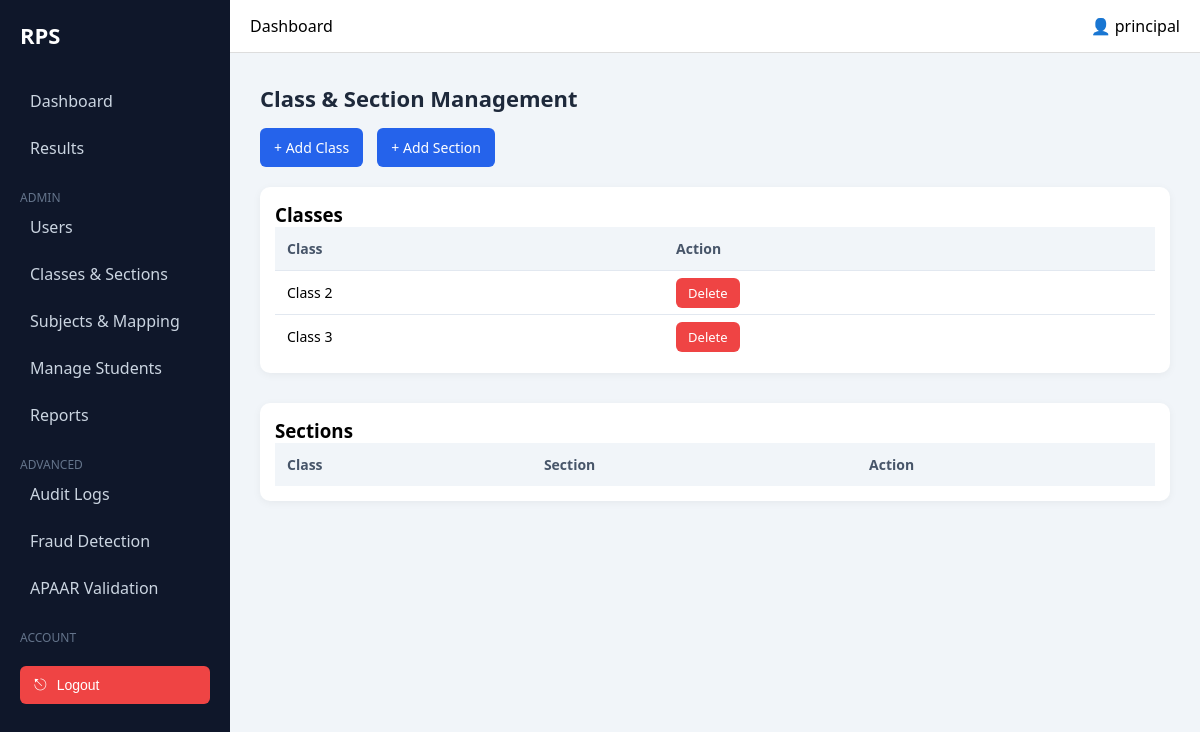
Before: /dashboard/academics/ (signed in) with the older database file.
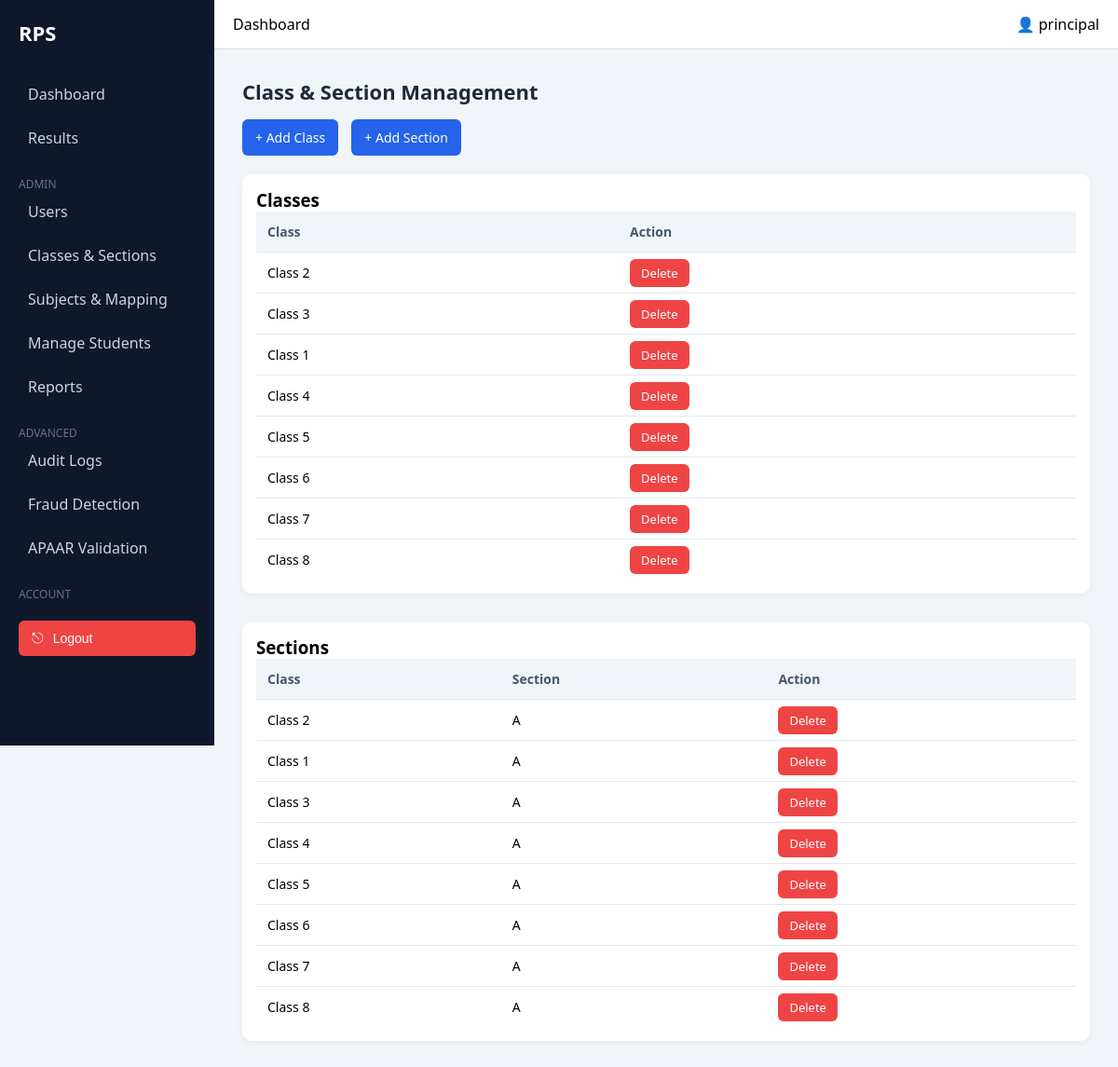
After: the same page with the newer database file.
### accounts/models.py (models this page shows)
class User(AbstractUser):
    ROLE_CHOICES = (
        ('admin', 'Admin'),
        ('teacher', 'Teacher'),
        ('data_entry', 'Data Entry'),
    )
    role = models.CharField(max_length=20, choices=ROLE_CHOICES)

### academics/models.py (models this page shows, shortened)
class Class(models.Model):
    CLASS_CHOICES = [(str(i), str(i)) for i in range(1, 9)]  # 1–8
    name = models.CharField(max_length=2, choices=CLASS_CHOICES, unique=True)

class Section(models.Model):
    SECTION_CHOICES = [
        ('A', 'A'),
        ('B', 'B'),
        ('C', 'C'),
    ]
    name = models.CharField(max_length=1, choices=SECTION_CHOICES)
    class_name = models.ForeignKey(Class, on_delete=models.CASCADE, related_name='sections')
    class Meta:
        unique_together = ('name', 'class_name')

### dashboard/views.py (the view)
# urls.py: path('academics/', views.manage_academics, name='manage_academics'),
@login_required
def manage_academics(request):
    if request.user.role != 'admin':
        return redirect('login')
    classes = Class.objects.all()
    sections = Section.objects.all()
    return render(request, 'dashboard/admin/academics.html', {
        'classes': classes,
        'sections': sections
    })

### templates/dashboard/admin/academics.html
{% extends 'dashboard/base.html' %}
{% block content %}
<h2 class="page-title">Class & Section Management</h2>
<div class="academic-actions">
    <a href="{% url 'add_class' %}" class="btn-add">+ Add Class</a>
    <a href="{% url 'add_section' %}" class="btn-add">+ Add Section</a>
</div>
<div class="table-card">
    <h3>Classes</h3>
    <table>
        <tr>
            <th>Class</th>
            <th>Action</th>
        </tr>
        {% for c in classes %}
        <tr>
            <td>Class {{ c.name }}</td>
            <td>
                <a href="{% url 'delete_class' c.id %}" class="btn-delete">Delete</a>
            </td>
        </tr>
        {% endfor %}
    </table>
</div>
<div class="table-card">
    <h3>Sections</h3>
    <table>
        <tr>
            <th>Class</th>
            <th>Section</th>
            <th>Action</th>
        </tr>
        {% for s in sections %}
        <tr>
            <td>Class {{ s.class_name.name }}</td>
            <td>{{ s.name }}</td>
            <td>
                <a href="{% url 'delete_section' s.id %}" class="btn-delete">Delete</a>
            </td>
        </tr>
        {% endfor %}
    </table>
</div>
{% endblock %}

### templates/dashboard/base.html (shortened to what this page needs)
{% load static %}
<!DOCTYPE html>
<html>
<head>
    <link rel="stylesheet" href="{% static 'css/dashboard.css' %}">
</head>
<body>
<div class="layout">
    <aside class="sidebar">
        <div class="logo">RPS</div>
        <nav>
            <a href="{% url 'dashboard_home' %}">Dashboard</a>
            {% if request.user.role == 'admin' %}
                <a href="{% url 'admin_results' %}">Results</a>
                <div class="nav-section">ADMIN</div>
                <a href="{% url 'manage_users' %}">Users</a>
                <a href="{% url 'manage_academics' %}">Classes & Sections</a>
                <a href="{% url 'manage_subjects' %}">Subjects & Mapping</a>
                <a href="{% url 'admin_manage_students' %}">Manage Students</a>
                <a href="#">Reports</a>
                <div class="nav-section">ADVANCED</div>
                <a href="{% url 'audit_logs' %}">Audit Logs</a>
                <a href="{% url 'fraud_detection' %}">Fraud Detection</a>
                <a href="{% url 'apaar_validation' %}">APAAR Validation</a>
            {% endif %}
            <div class="nav-section">ACCOUNT</div>
            <form method="POST" action="{% url 'logout' %}" class="logout-form" onsubmit="return confirmLogout()">
                <button type="submit" class="logout-btn">
                    <span class="logout-icon">⎋</span>
                    Logout
                </button>
            </form>
        </nav>
    </aside>
    <main class="main">
        <header class="topbar">
            <div class="title">Dashboard</div>
            <div class="user">👤 {{ request.user.username }}</div>
        </header>
        <section class="content">
            {% block content %}{% endblock %}
        </section>
    </main>
</div>
</body>
</html>

### static/css/dashboard.css (style rules this page uses)
* { margin: 0; padding: 0; box-sizing: border-box; }
body { font-family: 'Segoe UI', sans-serif; background: #f1f5f9; }
.layout { display: flex; }
.sidebar { width: 230px; height: 100vh; background: #0f172a; color: white; padding: 20px; }
.logo { font-size: 22px; font-weight: bold; margin-bottom: 30px; }
.sidebar nav a { display: block; color: #cbd5e1; padding: 10px; margin-bottom: 5px; text-decoration: none; border-radius: 6px; }
.nav-section { margin-top: 20px; font-size: 12px; color: #64748b; }
.main { flex: 1; }
.topbar { background: white; padding: 15px 20px; display: flex; justify-content: space-between; border-bottom: 1px solid #ddd; }
.content { padding: 20px; }
h2 { margin-bottom: 20px; color: #0f172a; }
table { width: 100%; border-collapse: collapse; }
table th { padding: 14px; text-align: left; font-size: 14px; color: #475569; }
table td { padding: 14px; border-top: 1px solid #e2e8f0; font-size: 14px; }
.logout-form { margin-top: 20px; }
.logout-btn { width: 100%; display: flex; align-items: center; gap: 10px; background: #ef4444; color: white; border: none; padding: 10px 14px; border-radius: 6px; font-size: 14px; font-weight: 500; cursor: pointer; transition: 0.3s; }
.logout-icon { font-size: 16px; }
.page-title { margin-bottom: 20px; color: #0f172a; }
.academic-actions { margin-bottom: 20px; }
.academic-actions a { text-decoration: none; }
.btn-add { background: #2563eb; color: white; padding: 10px 14px; border-radius: 6px; margin-right: 10px; display: inline-block; font-size: 14px; }
.table-card { background: white; padding: 15px; border-radius: 10px; margin-bottom: 30px; box-shadow: 0 2px 8px rgba(0,0,0,0.05); }
.table-card table { width: 100%; border-collapse: collapse; }
.table-card th { background: #f1f5f9; padding: 12px; text-align: left; font-size: 14px; }
.table-card td { padding: 12px; border-top: 1px solid #e2e8f0; }
.btn-delete { background: #ef4444; color: white; padding: 5px 10px; border-radius: 5px; text-decoration: none; font-size: 12px; }
.content { padding: 30px; }
.page-title { font-size: 26px; font-weight: 600; margin-bottom: 20px; color: #0f172a; }
.btn-delete { background: #ef4444; color: white; padding: 6px 12px; border-radius: 6px; border: none; font-size: 13px; cursor: pointer; transition: 0.3s; }
.page-title { font-size: 22px; font-weight: 600; margin-bottom: 15px; color: #1e293b; }

Changed rows visible on the page:
added Class: name "1"
added Class: name "4"
added Class: name "5"
added Class: name "6"
added Class: name "7"
added Class: name "8"
added Section: class_name.name "2", name "A"
added Section: class_name.name "1", name "A"
added Section: class_name.name "3", name "A"
added Section: class_name.name "4", name "A"
added Section: class_name.name "5", name "A"
added Section: class_name.name "6", name "A"
added Section: class_name.name "7", name "A"
added Section: class_name.name "8", name "A"
